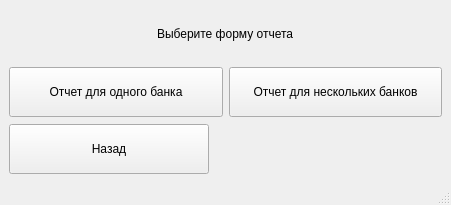
<?xml version="1.0" encoding="UTF-8"?>
<ui version="4.0">
 <class>ChooseReportWindow</class>
 <widget class="QMainWindow" name="ChooseReportWindow">
  <property name="geometry">
   <rect>
    <x>0</x>
    <y>0</y>
    <width>451</width>
    <height>205</height>
   </rect>
  </property>
  <property name="windowTitle">
   <string>Выбор формы отчета</string>
  </property>
  <widget class="QWidget" name="centralwidget">
   <layout class="QVBoxLayout" name="verticalLayout">
    <item alignment="Qt::AlignHCenter|Qt::AlignTop">
     <widget class="QLabel" name="HeadingLabel">
      <property name="minimumSize">
       <size>
        <width>0</width>
        <height>50</height>
       </size>
      </property>
      <property name="maximumSize">
       <size>
        <width>16777215</width>
        <height>50</height>
       </size>
      </property>
      <property name="text">
       <string>Выберите форму отчета</string>
      </property>
     </widget>
    </item>
    <item>
     <layout class="QHBoxLayout" name="horizontalLayout">
      <item alignment="Qt::AlignTop">
       <widget class="QPushButton" name="BankPushButton">
        <property name="minimumSize">
         <size>
          <width>0</width>
          <height>50</height>
         </size>
        </property>
        <property name="maximumSize">
         <size>
          <width>16777215</width>
          <height>50</height>
         </size>
        </property>
        <property name="text">
         <string>Отчет для одного банка</string>
        </property>
       </widget>
      </item>
      <item alignment="Qt::AlignTop">
       <widget class="QPushButton" name="BankListPushButton">
        <property name="minimumSize">
         <size>
          <width>0</width>
          <height>50</height>
         </size>
        </property>
        <property name="maximumSize">
         <size>
          <width>16777215</width>
          <height>50</height>
         </size>
        </property>
        <property name="text">
         <string>Отчет для нескольких банков</string>
        </property>
       </widget>
      </item>
     </layout>
    </item>
    <item>
     <widget class="QPushButton" name="BackPushButton">
      <property name="minimumSize">
       <size>
        <width>150</width>
        <height>50</height>
       </size>
      </property>
      <property name="maximumSize">
       <size>
        <width>200</width>
        <height>50</height>
       </size>
      </property>
      <property name="text">
       <string>Назад</string>
      </property>
     </widget>
    </item>
   </layout>
  </widget>
  <widget class="QStatusBar" name="statusbar"/>
 </widget>
 <resources/>
 <connections/>
</ui>
